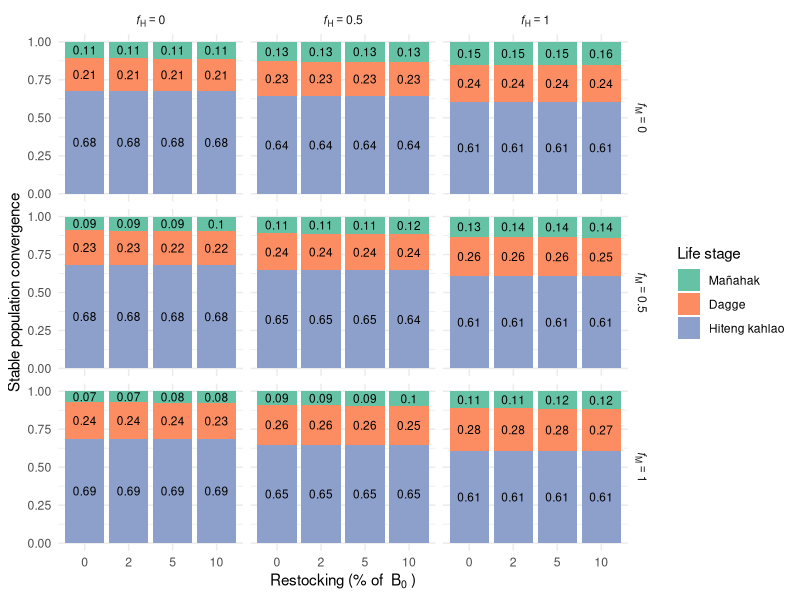

The R source for this figure:
library(tidyverse)
library(viridis)
library(purrr)
library(dplyr)

# Parameters
juvenile_mortality <- 0.9 / 2
subadult_mortality <- 0.54 / 2
adult_mortality <- 0.33 / 2
juvenile_survival_rate <- 1 - juvenile_mortality
subadult_survival_rate <- 1 - subadult_mortality
adult_survival_rate <-  1 - adult_mortality

juvenile_to_subadult_rate <- 1
subadult_to_adult_rate <- 0.5

reproduction_rate <- 2
reproduction_rate_2 <- 1.5

carrying_capacity <- 68
time_steps <- 200

# Parameter ranges
fishing_effort_values <- c(0, 0.25, 0.5)
restocking_values <- c(0, 1, 3, 5.5) # Restocking scenarios

#Current fishing for burn in
F_current_instantaneous <- 0.09 
F_current_discrete <- (1 - exp(-F_current_instantaneous)) / 2
F_current_discrete

F_current_discrete_juv <- 0.01


















run_simulation <- function(F_adults, F_juveniles, restocked_juveniles, burn_in_time = 100) {
  juvenile_population <- 10
  subadult_population <- 10
  adult_population <- 10
  
  # Store population over time and eigenvalues
  population_over_time <- numeric(time_steps)
  eigenvalues_over_time <- numeric(time_steps) 
  eigenvectors_over_time <- vector("list", time_steps)
  restocked_dagge_values <- numeric(time_steps) 
  
  for (t in 1:time_steps) {
    if (t <= burn_in_time) {
      F_adults_current <- F_current_discrete
      F_juveniles_current <- F_current_discrete_juv
      restocking <- 0
    } else {
      F_adults_current <- F_adults
      F_juveniles_current <- F_juveniles
      restocking <- restocked_juveniles
    }
    
    current_reproduction_rate <- ifelse(t %% 2 == 0, reproduction_rate, reproduction_rate_2)
    
    total_population <- juvenile_population + subadult_population + adult_population
    new_juveniles <- adult_population * current_reproduction_rate * (1 - total_population / carrying_capacity)
    surviving_juveniles <- juvenile_population * juvenile_survival_rate * (1 - F_juveniles_current)
    new_subadults <- juvenile_population * juvenile_to_subadult_rate
    surviving_subadults <- subadult_population * subadult_survival_rate
    new_adults <- subadult_population * subadult_to_adult_rate
    surviving_adults <- adult_population * adult_survival_rate * (1 - F_adults_current)
    
    if (t %% 2 == 0) {
      juvenile_population <- max(0, new_juveniles + surviving_juveniles - new_subadults - restocking)
      restocked_dagge <- restocking + (2.35 * (1 - restocking / carrying_capacity))
      
      restocked_dagge_values[t] <- restocked_dagge  # Store restocked dagge value
      subadult_population <- max(0, new_subadults + surviving_subadults - new_adults + restocked_dagge)
    } else {
      juvenile_population <- max(0, new_juveniles + surviving_juveniles - new_subadults)
      subadult_population <- max(0, new_subadults + surviving_subadults - new_adults)
    }
    
    adult_population <- max(0, new_adults + surviving_adults)
    
    # Store total population at each timestep
    total_population <- juvenile_population + subadult_population + adult_population
    population_over_time[t] <- total_population 
    
    
    # Construct the population transition matrix
    transition_matrix <- matrix(c(
      #0, 0, current_reproduction_rate - (restocking / carrying_capacity),  # Juvenile production
      - (restocking / carrying_capacity), 0, current_reproduction_rate,  # Juvenile production
      juvenile_survival_rate * (1 - F_juveniles_current) * juvenile_to_subadult_rate + (restocking + (2.35 * (1 - restocking / carrying_capacity))) / carrying_capacity, 0, 0,  # Juvenile survival to subadult
      0, subadult_survival_rate * subadult_to_adult_rate, adult_survival_rate * (1 - F_adults_current)  # Subadult survival & transition
    ), nrow = 3, byrow = TRUE)
    
    # Compute the dominant eigenvalue (growth rate)
    eigenvalues <- eigen(transition_matrix)$values
    dominant_eigenvalue <- max(Re(eigenvalues))  # Take the real part
    eigenvalues_over_time[t] <- dominant_eigenvalue
    
    
    #Second matrix for reproductive contribution
    #transition matrix for reproductive contribution
    transition_matrix_r <- matrix(c(
      - (restocking / carrying_capacity), juvenile_survival_rate * (1 - F_juveniles_current) * juvenile_to_subadult_rate + 
        (restocking + (2.35 * (1 - restocking / carrying_capacity))) / carrying_capacity, 0,
      0, 0, subadult_survival_rate * subadult_to_adult_rate,
      current_reproduction_rate, 0, adult_survival_rate * (1 - F_adults_current)
    ), nrow=3, byrow = TRUE)
    
    # Compute the dominant eigenvalue (growth rate)
    eigenvectors <- eigen(transition_matrix_r)$vectors
    principle_eigenvector <- eigenvectors[,1]
    eigenvectors_over_time[[t]] <- principle_eigenvector
    
    
  }
  
  return(list(
    avg_population_last_20 = mean(population_over_time[(time_steps - 19):time_steps]),
    avg_eigenvalue_last_20 = mean(eigenvalues_over_time[(time_steps - 19):time_steps]),  # Average last 20 timesteps
    end_eigenvector = eigenvectors_over_time[[time_steps]]
  ))
}



all_results <- data.frame()

for (restocked_juveniles in restocking_values) {
  sensitivity_results <- expand.grid(
    F_adults = fishing_effort_values,
    F_juveniles = fishing_effort_values
  ) %>%
    mutate(
      Avg_Total_Population = 0,
      Avg_Eigenvalue = 0,
      Eigenvector = vector("list", n())
    )

  
  reference_population <- run_simulation(
    F_adults = 0,
    F_juveniles = 0,
    restocked_juveniles = 0,
    burn_in_time = 100
  )
  
  for (i in seq_len(nrow(sensitivity_results))) {
    sim_result <- run_simulation(
      F_adults = sensitivity_results$F_adults[i],
      F_juveniles = sensitivity_results$F_juveniles[i],
      restocked_juveniles = restocked_juveniles,
      burn_in_time = 100
    )
    
    sensitivity_results$Avg_Total_Population[i] <- sim_result$avg_population_last_20
    sensitivity_results$Avg_Eigenvalue[i] <- sim_result$avg_eigenvalue_last_20
    sensitivity_results$Eigenvector[[i]] <- sim_result$end_eigenvector
  }
  
  sensitivity_results <- sensitivity_results %>%
    mutate(
      Relative_Population = Avg_Total_Population / reference_population$avg_population_last_20,
      Restocking_Percent = round((restocked_juveniles / reference_population$avg_population_last_20) * 100, 0)
    )
  
  all_results <- bind_rows(all_results, sensitivity_results)
}









###Visualizing eigenvectors

all_results_long <- all_results %>%
  mutate(
    juvenile_contrib = map_dbl(Eigenvector, ~ Re(.x[1])),
    subadult_contrib = map_dbl(Eigenvector, ~ Re(.x[2])),
    adult_contrib = map_dbl(Eigenvector, ~ Re(.x[3]))
  )




all_results_long <- all_results_long %>%
  rowwise() %>%
  mutate(
    total = juvenile_contrib + subadult_contrib + adult_contrib,
    juvenile_prop = juvenile_contrib / total,
    subadult_prop = subadult_contrib / total,
    adult_prop = adult_contrib / total
  ) %>%
  ungroup()


# Create custom facet labels using expressions
all_results_long$F_adults <- factor(all_results_long$F_adults,
                                         levels = c(0, 0.25, 0.5),
                                         labels = c("italic(f)[H]==0", "italic(f)[H]==0.5", "italic(f)[H]==1")
)

all_results_long$F_juveniles <- factor(all_results_long$F_juveniles,
                                       levels = c(0, 0.25, 0.5),
                                       labels = c("italic(f)[M]==0", "italic(f)[M]==0.5", "italic(f)[M]==1")
)


# Plot
stabledist <- all_results_long %>%
  pivot_longer(cols = c(juvenile_prop, subadult_prop, adult_prop),
               names_to = "stage", values_to = "proportion") %>%
  mutate(
    stage = factor(stage, levels = c("juvenile_prop", "subadult_prop", "adult_prop"),
                   labels = c("Mañahak", "Dagge", "Hiteng kahlao"))
  ) %>%
  ggplot(aes(x = factor(Restocking_Percent), y = proportion, fill = stage)) +
  geom_bar(stat = "identity", position = "stack") +
  geom_text(aes(label = round(proportion, 2)),
            position = position_stack(vjust = 0.5),
            size = 3, color = "black") +
  facet_grid(F_juveniles ~ F_adults, labeller = label_parsed) +
  labs(x = bquote("Restocking (% of "~B[0]~")"), y = "Stable population convergence",
       fill = "Life stage") +
  theme_minimal() +
  theme(strip.text = element_text(face = "italic")) +
  scale_fill_brewer(palette = "Set2")



all_results_long %>%
  group_by(F_adults, F_juveniles, Restocking_Percent) %>%
  summarise(across(ends_with("_prop"), mean))



#ggsave("~/Desktop/stabledist.png", stabledist, width=8, height=6, bg="transparent")
